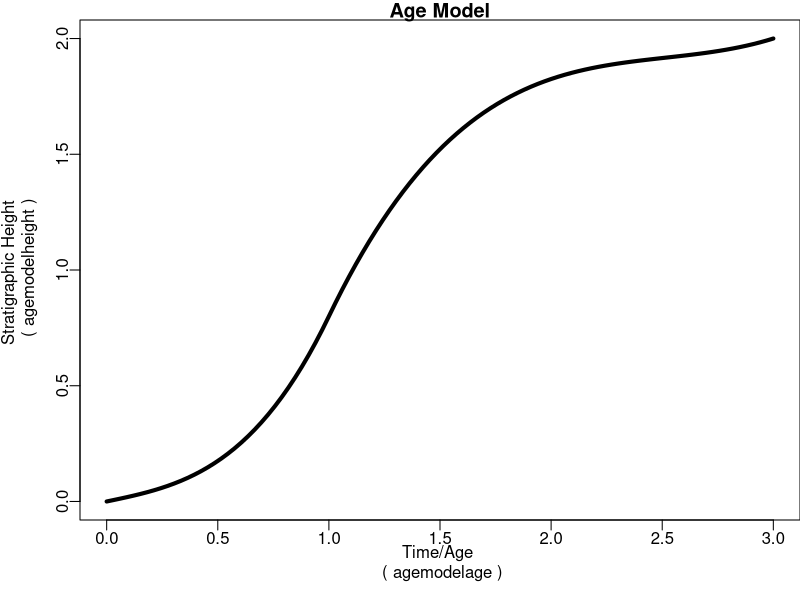

The R script that drew this image:
## ---- chunk 1
knitr::opts_chunk$set(
  collapse = TRUE,
  comment = "#>",
  fig.width=4,
  fig.height=4 
)
## ---- chunk 2

par(mar=c(4,4,1,0),mgp=c(2.1,0.4,0))
agemodelage=seq(0,3,length.out = 100)
agemodelheight=splinefunH(x=c(0,1,3),y=c(0,0.8,2),m=c(0.2,2,0.3))(agemodelage)
plot(agemodelage,agemodelheight,type='l',xlab='Time/Age \n ( agemodelage )',ylab='Stratigraphic Height \n ( agemodelheight )',main='Age Model',lwd=4)
